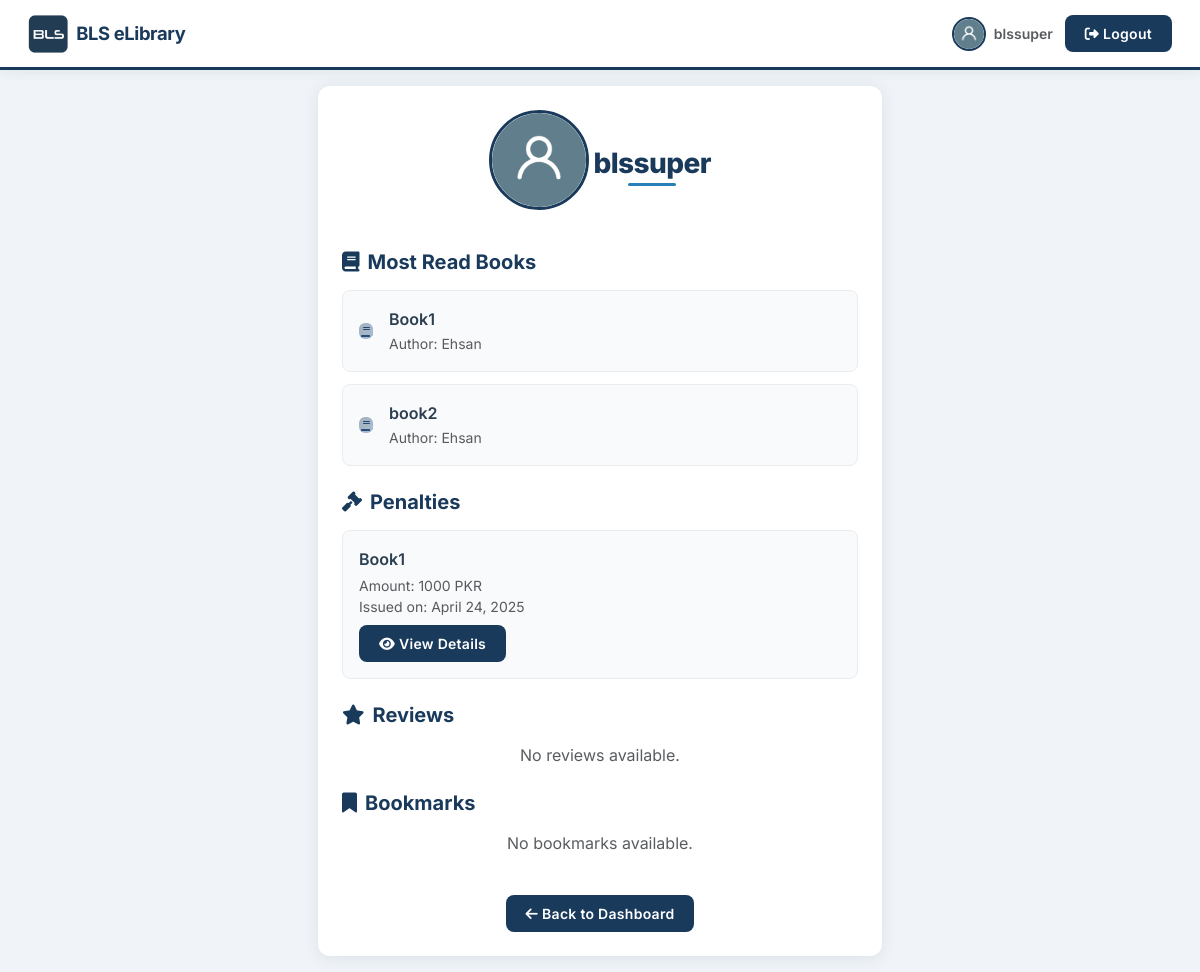
The app's page /profile/blssuper (signed in), older data.
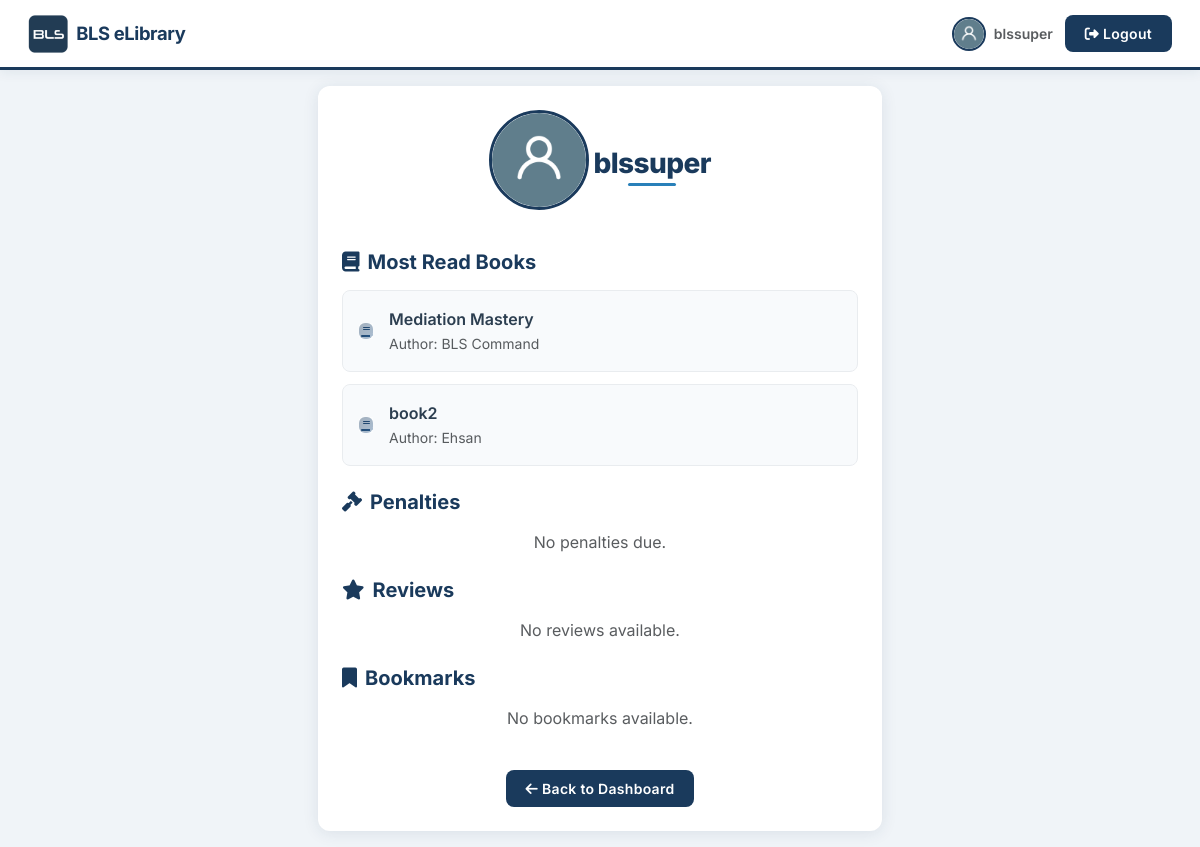
The same page, newer data.
### core/models.py (models this page shows, shortened)
class BLSUser(AbstractUser):
    banned = models.BooleanField(default=False)

class AbstractModel(models.Model):
    class Meta:
        abstract = True
    creation_date = models.DateTimeField(auto_now_add=True)
    updated_date = models.DateTimeField(auto_now=True)

class Book(AbstractModel):
    book_id = models.AutoField(primary_key=True)
    title = models.CharField(max_length=100, validators=[check_book_text])
    author = models.CharField(max_length=100, validators=[check_book_text])
    isbn = models.CharField(max_length=100, validators=[
                            check_isbn])
    category = models.IntegerField(choices=BOOK_CATEGORIES)
    physical = models.BooleanField(default=True)
    ebook = models.BooleanField(default=True)
    file = models.FileField(upload_to='books/', blank=True, validators=[
                            FileExtensionValidator(['pdf'], 'incorrect File Type!')])
    stock_level = models.IntegerField(default=0, blank=True)
    inventory = models.IntegerField(default=0)
    description = models.CharField(max_length=1000, blank=True)
    cover = models.ImageField(upload_to='covers/', blank=True)
    in_stock = models.BooleanField(default=False)
    numofpages = models.IntegerField(default=10, blank=True)
    text = models.TextField(blank=True)
    audio = models.FileField(upload_to='audio/', blank=True)
    audio_version = models.BooleanField(default=False)

class Penalty(AbstractModel):
    user_id = models.ForeignKey(BLSUser, on_delete=models.CASCADE, blank=True)
    physicalbook = models.ForeignKey(
        PhysicalBook, on_delete=models.CASCADE, blank=True)
    damage_id = models.ForeignKey(Damage, on_delete=models.CASCADE, blank=True, null=True)
    loan_id = models.ForeignKey(Loan, on_delete=models.CASCADE, blank=True, null=True)
    issuance_date = models.DateField()
    paid = models.BooleanField(default=False)
    pay_method = models.IntegerField(default=1, choices=PAYMENT_METHODS)
    penalty_id = models.AutoField(primary_key=True)
    amount = models.IntegerField(default=1)
    admin_comments = models.CharField(max_length=1000, blank=True)
    reason_overdue = models.BooleanField(default=False)

class PhysicalBook(AbstractModel):
    physical_id = models.AutoField(primary_key=True)
    book_id = models.ForeignKey('Book', on_delete=models.CASCADE)
    condition = models.IntegerField(default=1, choices=BOOK_CONDITIONS)
    with_student = models.BooleanField(default=False)
    ready_for_loan = models.BooleanField(default=False)

### core/views.py (the view)
# urls.py: path('profile/<str:username>', profile, name='profile'),
@login_required
def profile(request, username):
    user = BLSUser.objects.filter(username=username)
    if not user.exists():
        return _error(request, 'BLS-E006', 'User not found.', status=404)
    user = user[0]
    read_books = OnlineBookRead.objects.filter(user_id=user)
    title_frequency = {}
    books = []
    if len(read_books) > 0:
        for readbook in read_books:
            if readbook.book.title in title_frequency:
                title_frequency[readbook.book.title] += 1
            else:
                title_frequency[readbook.book.title] = 1
        top_book1 = max(title_frequency, key=title_frequency.get)
        title_frequency[top_book1] = 0
        top_book2 = max(title_frequency, key=title_frequency.get)
        books.append(Book.objects.get(title=top_book1))
        books.append(Book.objects.get(title=top_book2))
    if len(books) > 0:
        hasbooks = True
    else:
        hasbooks = False
    isuser = True if request.user == user else False
    penalities = Penalty.objects.filter(user_id=user, paid=False)
    reviews = Review.objects.filter(user_id=user, see=True)
    haspenalties = True if len(penalities) > 0 else False
    bookmarks = Bookmark.objects.filter(user_id=user)
    if len(bookmarks) > 0:
        hasbookmarks = True
    else:
        hasbookmarks = False
    return render(request, 'profile.html', {'hasbookmarks': hasbookmarks, 'bookmarks': bookmarks, 'hasbooks': hasbooks, 'isuser': isuser, 'books': books, 'user': user, 'penalties': penalities, 'haspenalties': haspenalties, 'reviews': reviews})

### templates/profile.html (shortened to what this page needs)
{% extends "base.html" %}
{% load static %}
{% block content %}
<div class="row justify-content-center animate-fade-up">
    <div class="col-md-8 col-lg-6">
        <div class="bls-card-static p-4 text-center">
            <img src="{% static 'student-icon.png' %}" alt="Profile Picture" class="profile-avatar mb-3">
            <h3 class="bls-heading bls-heading-center">{{ user.username }}</h3>
            <div class="mt-4 text-start">
                <h5 class="fw-bold mb-3" style="color: var(--bls-navy);"><i class="fas fa-book me-2"></i>Most Read Books</h5>
                {% if hasbooks %}
                    {% for thisbook in books %}
                    <div class="review-item d-flex align-items-center gap-3 animate-fade-up">
                        <a href="{% url 'book' thisbook.book_id %}">
                        </a>
                        <div class="flex-grow-1">
                            <p class="mb-0 fw-semibold">{{ thisbook.title }}</p>
                            <small class="text-muted">Author: {{ thisbook.author }}</small>
                        </div>
                    </div>
                    {% endfor %}
                {% else %}
                    <p class="text-muted text-center">No books read yet.</p>
                {% endif %}
            </div>
            {% if isuser %}
            <div class="mt-4 text-start">
                <h5 class="fw-bold mb-3" style="color: var(--bls-navy);"><i class="fas fa-gavel me-2"></i>Penalties</h5>
                {% if haspenalties %}
                    {% for penalty in penalties %}
                    <div class="review-item animate-fade-up">
                        <p class="mb-1 fw-semibold">{{ penalty.physicalbook.book_id.title }}</p>
                        <small class="text-muted d-block">Amount: {{ penalty.amount }} PKR</small>
                        <small class="text-muted d-block">Issued on: {{ penalty.issuance_date }}</small>
                        <a href="{% url 'penalty' penalty.penalty_id %}" class="btn btn-bls btn-sm mt-2">
                            <i class="fas fa-eye me-1"></i>View Details
                        </a>
                    </div>
                    {% endfor %}
                {% else %}
                    <p class="text-muted text-center">No penalties due.</p>
                {% endif %}
            </div>
            {% endif %}
            <div class="mt-4 text-start">
                <h5 class="fw-bold mb-3" style="color: var(--bls-navy);"><i class="fas fa-star me-2"></i>Reviews</h5>
                {% if reviews.exists %}
                    {% for review in reviews %}
                    <div class="review-item d-flex align-items-start gap-3 animate-fade-up">
                        <a href="{% url 'book' review.book_id %}">
                            {% if review.book.cover %}<img src="{{ review.book.cover.url }}" alt="Book Cover" class="rounded" style="width: 50px; height: 75px; object-fit: cover;" data-cover="sm" data-fallback="cover-fallback-sm">{% else %}<div class="cover-fallback-sm"><i class="fas fa-book"></i></div>{% endif %}
                        </a>
                        <div class="flex-grow-1">
                            <p class="mb-0 fw-semibold">{{ review.book.title }}</p>
                            <small class="text-muted">{{ review.comments }}</small>
                            {% if isuser %}
                            <div class="mt-1">
                                <a href="{% url 'delete_review' review.review_id %}" class="text-danger small" target="_blank" onclick="window.open(this.href, '_blank', 'width=600,height=400'); return false;">
                                    <i class="fas fa-trash-alt me-1"></i>Delete
                                </a>
                            </div>
                            {% endif %}
                        </div>
                    </div>
                    {% endfor %}
                {% else %}
                    <p class="text-muted text-center">No reviews available.</p>
                {% endif %}
            </div>
            {% if isuser %}
            <div class="mt-4 text-start">
                <h5 class="fw-bold mb-3" style="color: var(--bls-navy);"><i class="fas fa-bookmark me-2"></i>Bookmarks</h5>
                {% if hasbookmarks %}
                    {% for bookmark in bookmarks %}
                    <div class="review-item d-flex align-items-start gap-3 animate-fade-up">
                        <a href="{% url 'book' bookmark.book.book_id %}">
                            {% if bookmark.book.cover %}<img src="{{ bookmark.book.cover.url }}" alt="Book Cover" class="rounded" style="width: 50px; height: 75px; object-fit: cover;" data-cover="sm" data-fallback="cover-fallback-sm">{% else %}<div class="cover-fallback-sm"><i class="fas fa-book"></i></div>{% endif %}
                        </a>
                        <div class="flex-grow-1">
                            <p class="mb-0 fw-semibold">{{ bookmark.book.title }}</p>
                            <small class="text-muted">{{ bookmark.comments }}</small>
                            {% if isuser %}
                            <div class="mt-1">
                                <a href="{% url 'delete_bookmark' bookmark.bookmark_id %}" class="text-danger small" target="_blank" onclick="window.open(this.href, '_blank', 'width=600,height=400'); return false;">
                                    <i class="fas fa-trash-alt me-1"></i>Delete
                                </a>
                            </div>
                            {% endif %}
                        </div>
                    </div>
                    {% endfor %}
                {% else %}
                    <p class="text-muted text-center">No bookmarks available.</p>
                {% endif %}
            </div>
            {% endif %}
            <a href="{% url 'dashboard' %}" class="btn btn-bls mt-4">
                <i class="fas fa-arrow-left me-1"></i>Back to Dashboard
            </a>
        </div>
    </div>
</div>
{% endblock %}

### templates/base.html (shortened to what this page needs)
<!DOCTYPE html>
{% load static %}
<html lang="en">
<head>
    <link href="https://cdn.jsdelivr.net/npm/bootstrap@5.3.3/dist/css/bootstrap.min.css" rel="stylesheet">
    <link href="https://cdnjs.cloudflare.com/ajax/libs/font-awesome/6.5.1/css/all.min.css" rel="stylesheet">
    <link href="{% static 'css/bls.css' %}" rel="stylesheet">
</head>
<body>
    <nav class="navbar navbar-expand-lg bls-navbar">
        <div class="container-fluid">
            <a class="navbar-brand d-flex align-items-center gap-2" href="{% url 'student_dashboard' %}">
                <img src="{% static 'logos/favicon.png' %}" alt="BLS Logo">
                <span>BLS eLibrary</span>
            </a>
            <div class="d-flex align-items-center gap-2">
                {% if user.is_authenticated %}
                <a href="{% url 'profile' user.username %}" class="d-flex align-items-center text-decoration-none">
                    <img src="{% static 'student-icon.png' %}" alt="User" class="bls-user-avatar">
                </a>
                <span class="d-none d-md-inline fw-semibold text-muted small">{{ user.username }}</span>
                <a href="{% url 'account_logout' %}" class="btn btn-bls btn-sm ms-1">
                    <i class="fas fa-sign-out-alt me-1"></i>Logout
                </a>
                {% else %}
                <a href="{% url 'account_login' %}" class="btn btn-bls btn-sm">
                    <i class="fas fa-sign-in-alt me-1"></i>Login
                </a>
                {% endif %}
            </div>
        </div>
    </nav>
    <main class="container-fluid px-3 px-lg-4 py-3">
        {% block content %}{% endblock %}
    </main>
</body>
</html>

### static/css/bls.css (style rules this page uses)
:root { --bls-navy: #1a3a5c; --bls-navy-dark: #0f2744; --bls-navy-light: #2a5a8c; --bls-grey: #6b7b8d; --bls-grey-light: #a0adb8; --bls-accent: #2980b9; --bls-bg: #f0f4f8; --bls-card: #ffffff; --bls-text: #2c3e50; --bls-text-muted: #6c757d; --bls-success: #27ae60; --bls-danger: #e74c3c; --bls-warning: #f39c12; --bls-radius: 12px; --bls-radius-sm: 8px; --bls-shadow: 0 2px 16px rgba(26,58,92,.10); --bls-shadow-lg: 0 8px 32px rgba(26,58,92,.15); --bls-transition: .3s cubic-bezier(.4,0,.2,1); }
html { scroll-behavior: smooth; }
body { font-family: 'Inter', -apple-system, BlinkMacSystemFont, 'Segoe UI', Roboto, sans-serif; background: var(--bls-bg); color: var(--bls-text); min-height: 100vh; }
a { color: var(--bls-accent); transition: color var(--bls-transition); }
.animate-fade-up { animation: fadeInUp .5s ease both; }
.bls-navbar { background: var(--bls-card); border-bottom: 3px solid var(--bls-navy); box-shadow: 0 2px 12px rgba(26,58,92,.08); padding: .6rem 1rem; position: sticky; top: 0; z-index: 1030; }
.bls-navbar .navbar-brand img { height: 38px; width: auto; transition: transform var(--bls-transition); }
.bls-navbar .navbar-brand span { font-weight: 700; font-size: 1.15rem; color: var(--bls-navy); letter-spacing: -.02em; }
.bls-user-avatar { width: 34px; height: 34px; border-radius: 50%; border: 2px solid var(--bls-navy); transition: transform var(--bls-transition); }
.btn-bls { background: var(--bls-navy); color: #fff; border: none; border-radius: var(--bls-radius-sm); padding: .5rem 1.25rem; font-weight: 600; font-size: .875rem; letter-spacing: .02em; transition: all var(--bls-transition); position: relative; overflow: hidden; }
.bls-card-static { background: var(--bls-card); border: none; border-radius: var(--bls-radius); box-shadow: var(--bls-shadow); }
.bls-heading { font-weight: 800; color: var(--bls-navy); letter-spacing: -.02em; position: relative; display: inline-block; }
.bls-heading::after { content: ''; position: absolute; left: 0; bottom: -6px; height: 3px; width: 48px; background: var(--bls-accent); border-radius: 2px; }
.bls-heading-center::after { left: 50%; transform: translateX(-50%); }
.review-item { background: #f8fafc; border-radius: var(--bls-radius-sm); padding: 1rem; margin-bottom: .75rem; transition: background var(--bls-transition); border: 1px solid #e9ecef; }
.profile-avatar { width: 100px; height: 100px; border-radius: 50%; border: 3px solid var(--bls-navy); object-fit: cover; }

Row changes from the older to the newer data that the page shows:
removed Book: title "Book1", author "Ehsan"
removed Penalty: physicalbook.book_id "Book1", amount "1000", issuance_date "April 24, 2025"
added Book: title "Mediation Mastery", author "BLS Command"
Text that changed along with them:
text now shown: "No penalties due."
